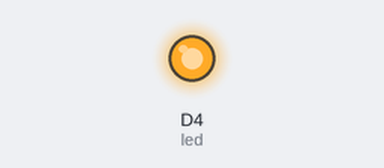
Bench run of a program on a simulated ESP8266 (NodeMCU). Shown: output pins drawn as LEDs (lit = HIGH). WiFi joins after 1.5 s; servers stay silent unless stated; uploads are accepted with an empty reply; what the program prints to the serial monitor is not drawn.

Above: at 2.8 s.
At 4.8 s:
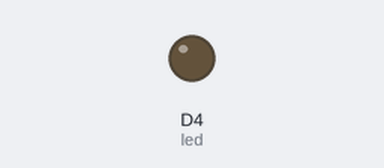
Timing chart, 0 to 6.3 s (numbered marks = the images above):
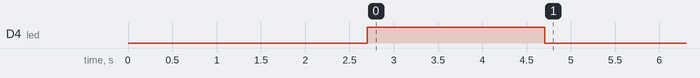

The program:

main.cpp
```cpp
#include <Arduino.h>
#include <ESP8266WiFi.h>
#include <ESP8266HTTPClient.h>

const char* ssid = "vivo 2019";
const char* pass = "12345678an";

int led = D4;
String nik = "123456789";
String server = "http://192.168.43.197:8080/?nik=" + nik;
int requestHTTPGetCode(String server);

void setup() {
  // put your setup code here, to run once:
  Serial.begin(115200);
  pinMode(led, OUTPUT);
  digitalWrite(led, LOW);
  delay(1000);

  WiFi.begin(ssid, pass);
  // wait for connection
  while(WiFi.status() != WL_CONNECTED) {
    delay(500);
    Serial.print(".");
  }

  // if wifi connected
  Serial.print(".");
  Serial.print("Connected to ");
  Serial.println(ssid);
  Serial.print("IP ADDRESS: ");
  Serial.println(WiFi.localIP());

  int response = requestHTTPGetCode(server);
  Serial.print("Status Code : ");
  Serial.println(response);

  if(response == 200) {
    digitalWrite(led, HIGH);
    delay(2000);
    digitalWrite(led, LOW);
  }
}

void loop() {
  if(WiFi.status() == WL_CONNECTED) {
    int requestStatus = requestHTTPGetCode(server);
    Serial.print("Status Code : ");
    Serial.println(requestStatus);
    delay(2000);
  }
}

int requestHTTPGetCode(String server) {
  HTTPClient http;
  WiFiClient wifiClient;
  // Domain name with URL path or IP address with path
  http.begin(wifiClient, server);
  // Send HTTP GET request
  int httpResponseCode = http.GET();
  // Free resources
  http.end();

  return httpResponseCode;
}
```
